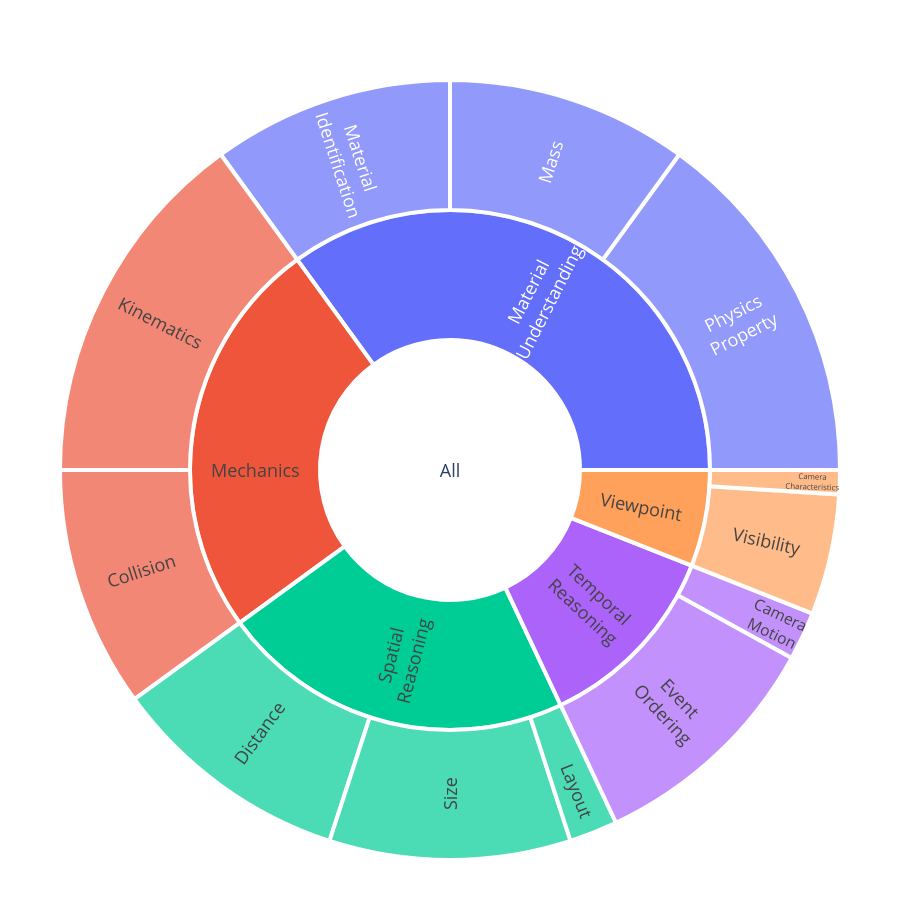

Notebook code for this chart:
### Code cell
import json
import plotly.graph_objects as go

# Paths
PATH_BAL_SUB = "/data0/sebastian.cavada/compositional-physics/tiny_vqa_deterministic/answering_questions/balancing_sub_categories.json"
PATH_DATA = "/data0/sebastian.cavada/compositional-physics/tiny_vqa_deterministic/simple_vqa.json"

# Label mappings
mapping_sub = {
    "visibility": "Visibility",
    "material_identification": "Material<br>Identification",
    "size": "Size",
    "camera_characteristics": "Camera<br>Characteristics",
    "physics_property": "Physics<br>Property",
    "kinematics": "Kinematics",
    "collision": "Collision",
    "mass": "Mass",
    "camera_motion": "Camera<br>Motion",
    "layout": "Layout",
    "distance": "Distance",
    "event_ordering": "Event<br>Ordering",
}

mapping_cat = {
    "mechanics": "Mechanics",
    "spatial_reasoning": "Spatial<br>Reasoning",
    "visual_percetion": "Visual<br>Perception",
    "temporal": "Temporal<br>Reasoning",
    "view_point": "Viewpoint",
    "material_understanding": "Material<br>Understanding",
}

with open(PATH_BAL_SUB) as f:
    balancing = json.load(f)
with open(PATH_DATA) as f:
    data = json.load(f)

labels, parents, values = ["All"], [""], [0.0]
main_totals, subs_for_main = {}, {}

for main_cat, items in data.items():
    seen = set()
    for _, props in items.items():
        if isinstance(props, dict):
            sc = props.get("sub_category")
            if sc and sc in balancing:
                seen.add(sc)
    if not seen:
        continue
    total = sum(balancing[sc] for sc in seen)
    if total <= 0:
        continue
    main_totals[main_cat] = total
    subs_for_main[main_cat] = sorted(seen)

# main categories
for main_cat, total in main_totals.items():
    labels.append(mapping_cat.get(main_cat, main_cat))
    parents.append("All")
    values.append(total)

# subcategories
for main_cat, sc_list in subs_for_main.items():
    parent_label = mapping_cat.get(main_cat, main_cat)
    for sc in sc_list:
        labels.append(mapping_sub.get(sc, sc))
        parents.append(parent_label)
        values.append(balancing[sc])

values[0] = sum(main_totals.values())

# build chart
fig = go.Figure(
    go.Sunburst(
        labels=labels,
        parents=parents,
        values=values,
        branchvalues="total",
        insidetextorientation="radial",
        maxdepth=3,
        textfont=dict(size=16),  # larger font
        marker=dict(line=dict(color="white", width=2)),  # thicker divisions
    )
)

fig.update_layout(width=900, height=900, margin=dict(t=80, l=40, r=40, b=40))
fig.update_traces(
    textfont=dict(size=18),
    marker=dict(line=dict(color="white", width=4)),  # thicker boundaries
)

fig.show()

### Figure 1 — Plotly figure (JSON) as saved in the notebook; plotly's stock layout.template omitted (floating-point values rounded to 4 significant figures)
{"data": [{"branchvalues": "total", "insidetextorientation": "radial", "labels": ["All", "Spatial<br>Reasoning", "Mechanics", "Material<br>Understanding", "Viewpoint", "Temporal<br>Reasoning", "Distance", "Layout", "Size", "Collision", "Kinematics", "Mass", "Material<br>Identification", "Physics<br>Property", "Camera<br>Characteristics", "Visibility", "Camera<br>Motion", "Event<br>Ordering"], "marker": {"line": {"color": "white", "width": 4}}, "maxdepth": 3, "parents": ["", "All", "All", "All", "All", "All", "Spatial<br>Reasoning", "Spatial<br>Reasoning", "Spatial<br>Reasoning", "Mechanics", "Mechanics", "Material<br>Understanding", "Material<br>Understanding", "Material<br>Understanding", "Viewpoint", "Viewpoint", "Temporal<br>Reasoning", "Temporal<br>Reasoning"], "textfont": {"size": 18}, "type": "sunburst", "values": [1, 0.22, 0.25, 0.35, 0.06, 0.12, 0.1, 0.02, 0.1, 0.1, 0.15, 0.1, 0.1, 0.15, 0.01, 0.05, 0.02, 0.1]}], "layout": {"height": 900, "margin": {"b": 40, "l": 40, "r": 40, "t": 80}, "width": 900}}
